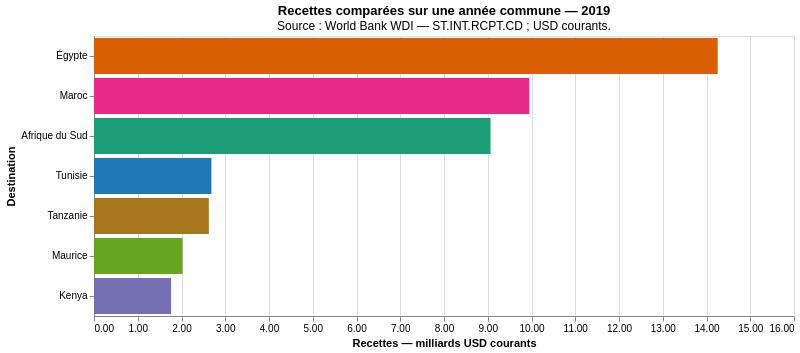

Notebook source saved alongside this figure:
### Markdown cell above
### 5.2 Comparaison des 7 destinations

**Question :** quelle est la dernière année où les sept destinations possèdent une recette renseignée ? Calculer cette année exclusivement depuis les recettes. Le classement porte sur cette année commune ; les colonnes en milliards servent à la lisibilité.

### Code cell
receipts_year_sets = [
    set(receipts_available.loc[receipts_available["destination"].eq(d), "year"])
    for d in DESTINATIONS
]
receipts_common_years = set.intersection(*receipts_year_sets)
assert receipts_common_years, "Aucune année commune aux recettes."
receipts_common_year = int(max(receipts_common_years))
receipts_comparison = receipts_available.loc[
    receipts_available["year"].eq(receipts_common_year), ["destination", "value"]
].rename(columns={"value": "receipts"}).copy()
assert len(receipts_comparison) == len(DESTINATIONS)
assert receipts_comparison["destination"].nunique() == len(DESTINATIONS)
receipts_comparison["receipts_billions"] = receipts_comparison["receipts"] / 1_000_000_000
receipts_comparison["rang"] = receipts_comparison["receipts"].rank(method="min", ascending=False).astype(int)
receipts_comparison = receipts_comparison.sort_values(["rang", "destination"]).reset_index(drop=True)
display(Markdown(f"**Dernière année commune calculée pour les recettes : {receipts_common_year}. Montants en USD courants.**"))
show_receipts_table(receipts_comparison, amounts=["receipts"], billions=["receipts_billions"])
receipts_bar(receipts_comparison, "receipts_billions", "Recettes — milliards USD courants",
             f"Recettes comparées sur une année commune — {receipts_common_year}", receipts_source_note)

### Figure 1 — Vega-Lite specification as saved in the notebook (floating-point values rounded to 4 significant figures)
{"config": {"view": {"continuousWidth": 300, "continuousHeight": 300}}, "data": {"name": "data-0c346b5fdbedde76f0ee566f821a7ca9"}, "mark": {"type": "bar"}, "encoding": {"color": {"field": "destination", "legend": null, "scale": {"domain": ["Afrique du Sud", "Égypte", "Kenya", "Maroc", "Maurice", "Tanzanie", "Tunisie"], "range": ["#1b9e77", "#d95f02", "#7570b3", "#e7298a", "#66a61e", "#a6761d", "#1f78b4"]}, "type": "nominal"}, "tooltip": [{"field": "destination", "title": "Destination", "type": "nominal"}, {"field": "receipts_billions", "format": ".3f", "title": "Recettes — milliards USD courants", "type": "quantitative"}], "x": {"axis": {"format": ".2f"}, "field": "receipts_billions", "title": "Recettes — milliards USD courants", "type": "quantitative"}, "y": {"field": "destination", "sort": "-x", "title": "Destination", "type": "nominal"}}, "height": 280, "title": {"text": "Recettes comparées sur une année commune — 2019", "subtitle": "Source : World Bank WDI — ST.INT.RCPT.CD ; USD courants."}, "width": 700, "$schema": "https://vega.github.io/schema/vega-lite/v6.1.0.json", "datasets": {"data-0c346b5fdbedde76f0ee566f821a7ca9": [{"destination": "Égypte", "receipts": 14260000000.0, "receipts_billions": 14.26, "rang": 1}, {"destination": "Maroc", "receipts": 9949000000.0, "receipts_billions": 9.949, "rang": 2}, {"destination": "Afrique du Sud", "receipts": 9064000000.0, "receipts_billions": 9.064, "rang": 3}, {"destination": "Tunisie", "receipts": 2683000000.0, "receipts_billions": 2.683, "rang": 4}, {"destination": "Tanzanie", "receipts": 2624000000.0, "receipts_billions": 2.624, "rang": 5}, {"destination": "Maurice", "receipts": 2024000000.0, "receipts_billions": 2.024, "rang": 6}, {"destination": "Kenya", "receipts": 1762000000.0, "receipts_billions": 1.762, "rang": 7}]}}
